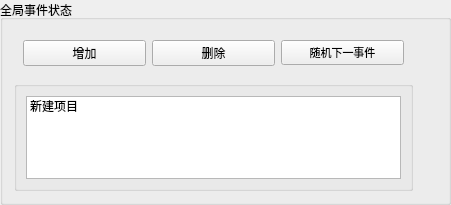
   <widget class="QGroupBox" name="g_conditions">
    <property name="geometry">
     <rect>
      <x>960</x>
      <y>15</y>
      <width>451</width>
      <height>205</height>
     </rect>
    </property>
    <property name="title">
     <string>全局事件状态</string>
    </property>
    <layout class="QGridLayout" name="gridLayout">
     <item row="1" column="0">
      <widget class="QGroupBox" name="g_eventConditions">
       <property name="title">
        <string/>
       </property>
       <layout class="QVBoxLayout" name="verticalLayout">
        <item>
         <widget class="QListWidget" name="listWidget">
          <item>
           <property name="text">
            <string>新建项目</string>
           </property>
          </item>
         </widget>
        </item>
       </layout>
      </widget>
     </item>
     <item row="0" column="0">
      <widget class="QGroupBox" name="groupBox_8">
       <property name="styleSheet">
        <string notr="true"> QGroupBox {border:none; }</string>
       </property>
       <property name="title">
        <string/>
       </property>
       <layout class="QHBoxLayout" name="horizontalLayout_4">
        <item>
         <widget class="QPushButton" name="pushButton_3">
          <property name="text">
           <string>增加</string>
          </property>
         </widget>
        </item>
        <item>
         <widget class="QPushButton" name="pushButton_19">
          <property name="text">
           <string>删除</string>
          </property>
         </widget>
        </item>
        <item>
         <widget class="QPushButton" name="pushButton_14">
          <property name="font">
           <font>
            <pointsize>8</pointsize>
           </font>
          </property>
          <property name="text">
           <string>随机下一事件</string>
          </property>
         </widget>
        </item>
       </layout>
      </widget>
     </item>
     <item row="0" column="1">
      <widget class="QGroupBox" name="groupBox_9">
       <property name="styleSheet">
        <string notr="true"> QGroupBox {border:none; }</string>
       </property>
       <property name="title">
        <string/>
       </property>
       <layout class="QHBoxLayout" name="horizontalLayout_5"/>
      </widget>
     </item>
    </layout>
   </widget>
